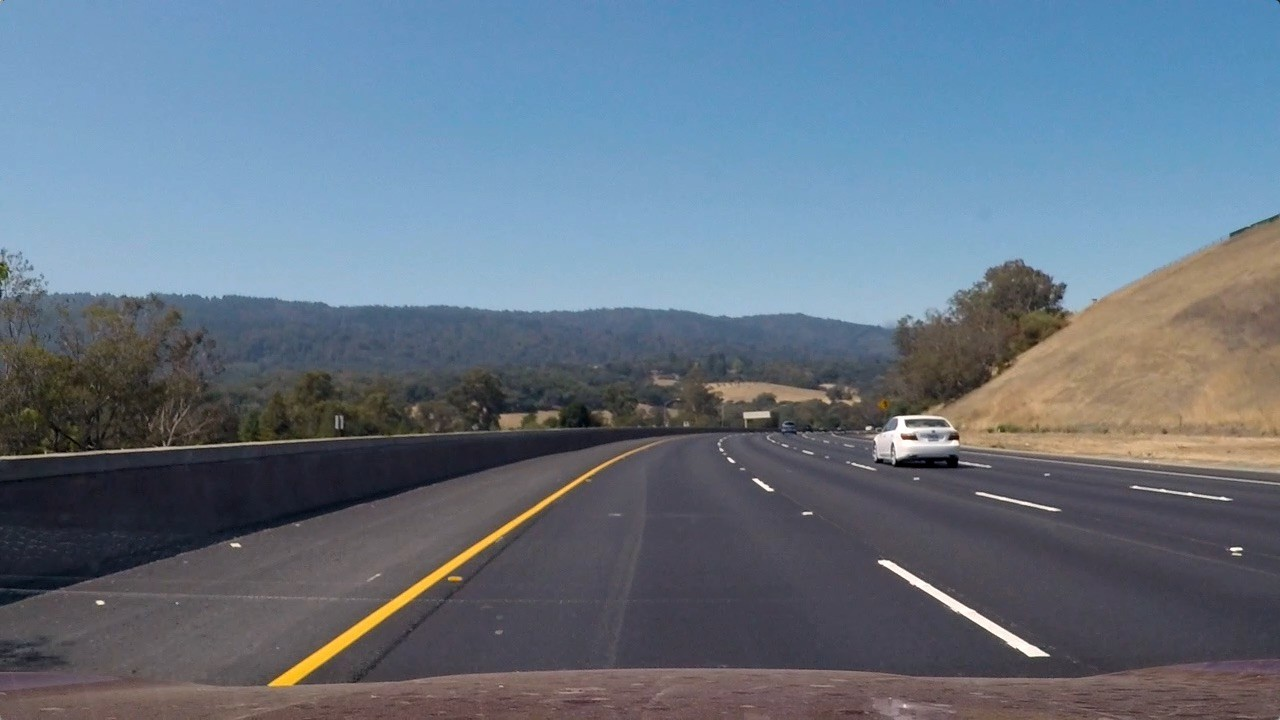
#> input picture lane finding/test_img.jpeg, 1280 x 720 px
$ jupyter execute --allow-errors laneFind.ipynb   (older library calls are emulated)
#> lines starting #> are read from the running program, lines starting #| are printed output that depends on the picture; after the words box and inside, x2 and y2 are one past the last pixel; in counts of white or black regions, pixels touching at a corner belong together
[cell 1]
import sys
#> (the rest of this cell did not finish here and is left out)

[cell 2]
import numpy as np
import cv2
import matplotlib.pyplot as plt
import matplotlib.image as mpimg
import glob

[cell 3]
image = cv2.imread('test_img.jpeg')
#> image is the input picture: shape (720, 1280, 3); mean B, G, R 130.6, 115.3, 101

[cell 4]
w = image.shape[1]
#> w = 1280

[cell 5]
# Points for the original image

src = np.float32([
    [225, 660],
    [590, 450],
    [695, 450],
    [1075, 660]
])
# Points for the new image
dst = np.float32([
    [400, 720],
    [400, 0],
    [w-400, 0],
    [w-400, 720]
])


def warper(img):

    # Compute and apply perpective transform
    img_size = (img.shape[1], img.shape[0])
#> img_size = (1280, 720)
    M = cv2.getPerspectiveTransform(src, dst)
    warped = cv2.warpPerspective(img, M, img_size, flags=cv2.INTER_NEAREST)  # keep same size as input image
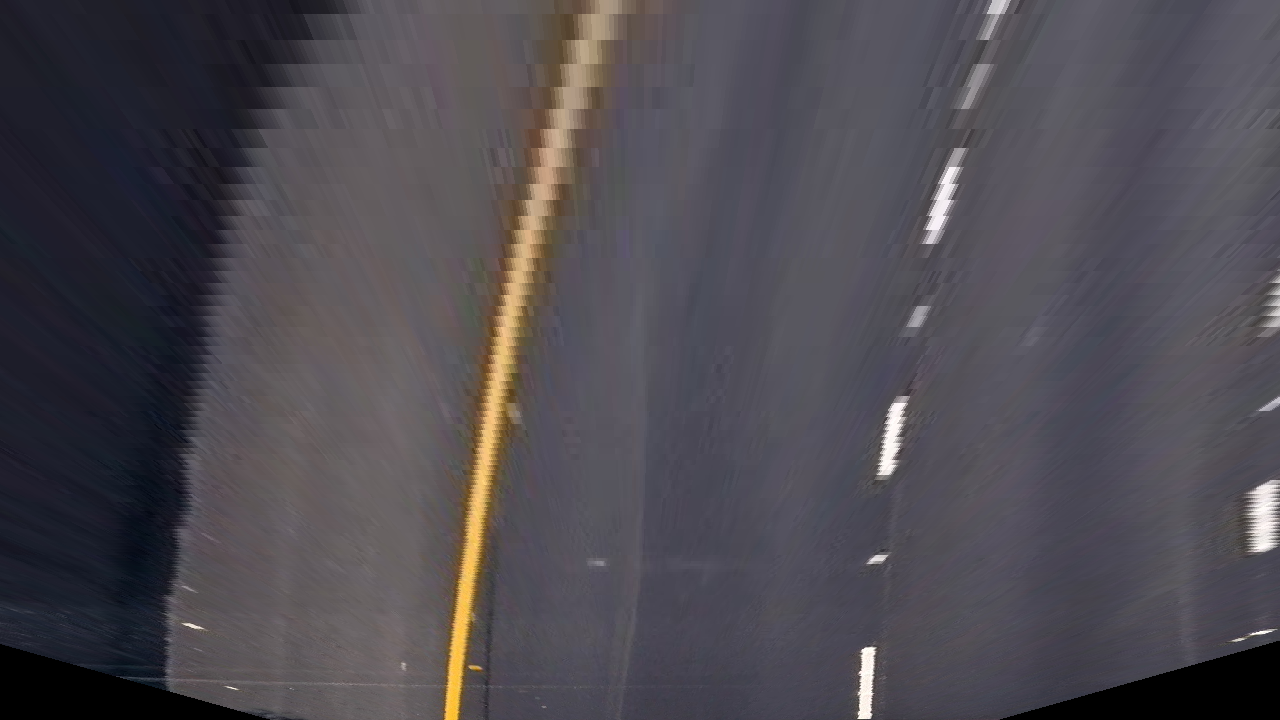
#> warped: shape (720, 1280, 3); mean B, G, R 81, 74.4, 77.9

    return warped

def unwarp(img):

    # Compute and apply inverse perpective transform
    img_size = (img.shape[1], img.shape[0])
#> img_size = (1280, 720)
    Minv = cv2.getPerspectiveTransform(dst, src)
    unwarped = cv2.warpPerspective(img, Minv, img_size, flags=cv2.INTER_NEAREST)

    return unwarped

[cell 6]
warped = warper(image)
plt.figure(figsize=(20,10))
plt.subplot(121),plt.imshow(warped)
plt.title('after')
plt.subplot(122),plt.imshow(image)
plt.title('before')

plt.show()

[cell 7]
unwarped = unwarp(warped)
plt.figure(figsize=(20,10))
plt.subplot(121),plt.imshow(unwarped)
plt.title('after')
plt.subplot(122),plt.imshow(warped)
plt.title('before')

plt.show()
#> figure, not shown here; B, G, R data is drawn as R, G, B

[cell 8]
def abs_sobel_thresh(image, orient='x', sobel_kernel=3, thresh=(0, 255)):
#> called with orient = 'x', sobel_kernel = 3, thresh = (20, 100)
    gray = cv2.cvtColor(image, cv2.COLOR_RGB2GRAY)
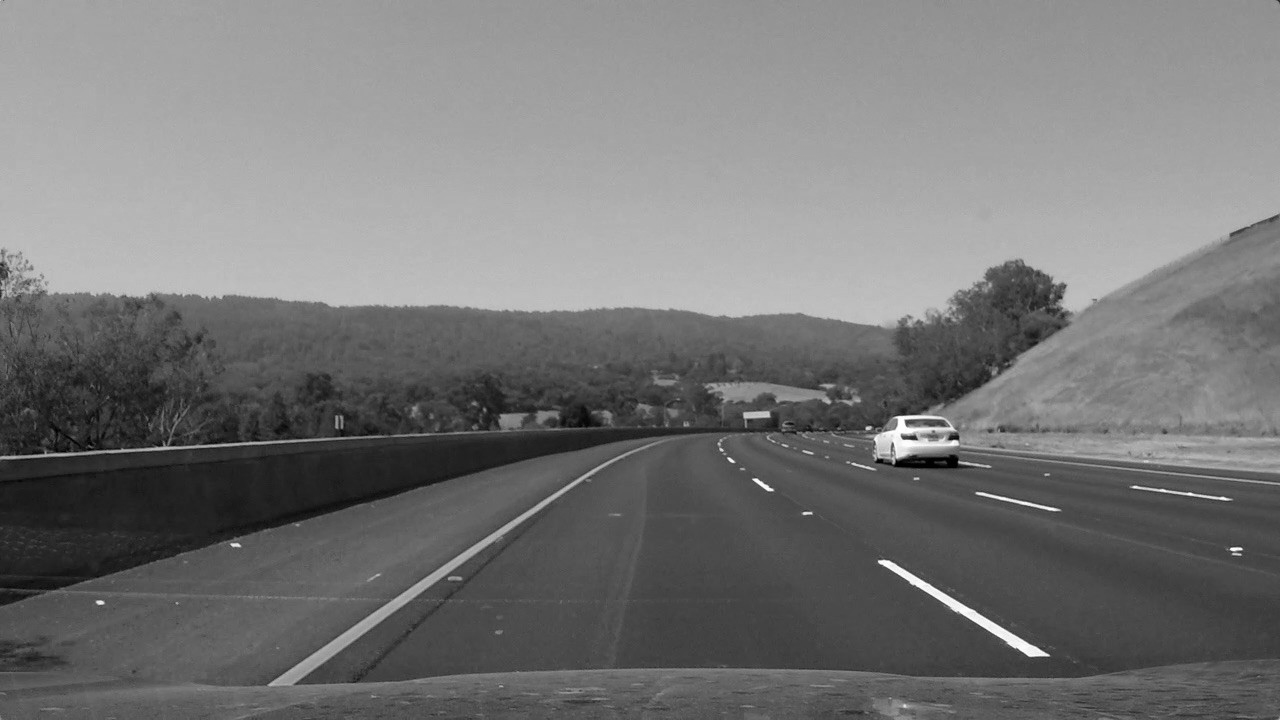
#> gray: shape (720, 1280); min 0, max 255, mean 118.3
    isX = True if orient == 'x' else False
    sobel = cv2.Sobel(gray, cv2.CV_64F, isX, not isX)
    abs_sobel = np.absolute(sobel)
    scaled_sobel = np.uint8(255*abs_sobel/np.max(abs_sobel))
    grad_binary = np.zeros_like(scaled_sobel)
    grad_binary[(scaled_sobel >= thresh[0]) & (scaled_sobel <= thresh[1])] = 1

    return grad_binary

# [22 lines left out: functions mag_thresh, dir_threshold, not called in this run]

def apply_thresholds(image, ksize=3):
    gradx = abs_sobel_thresh(image, orient='x', sobel_kernel=ksize, thresh=(20, 100))
    grady = abs_sobel_thresh(image, orient='y', sobel_kernel=ksize, thresh=(20, 100))
    mag_binary = mag_thresh(image, sobel_kernel=ksize, mag_thresh=(30, 100))
    dir_binary = dir_threshold(image, sobel_kernel=ksize, thresh=(0.7, 1.3))

    combined = np.zeros_like(dir_binary)
    combined[((gradx == 1) & (grady == 1)) | ((mag_binary == 1) & (dir_binary == 1))] = 1

    return combined

#> (a cell that did not finish here is left out)

[cell 10]
def select_white_yellow(image):
    hls = cv2.cvtColor(image, cv2.COLOR_BGR2HLS)
#> hls: shape (720, 1280, 3); mean of channels 0, 1, 2 94.8, 115.6, 62.2
    # white color mask
    lower = np.uint8([  0, 200,   0])
    upper = np.uint8([255, 255, 255])
    white_mask = cv2.inRange(hls, lower, upper)
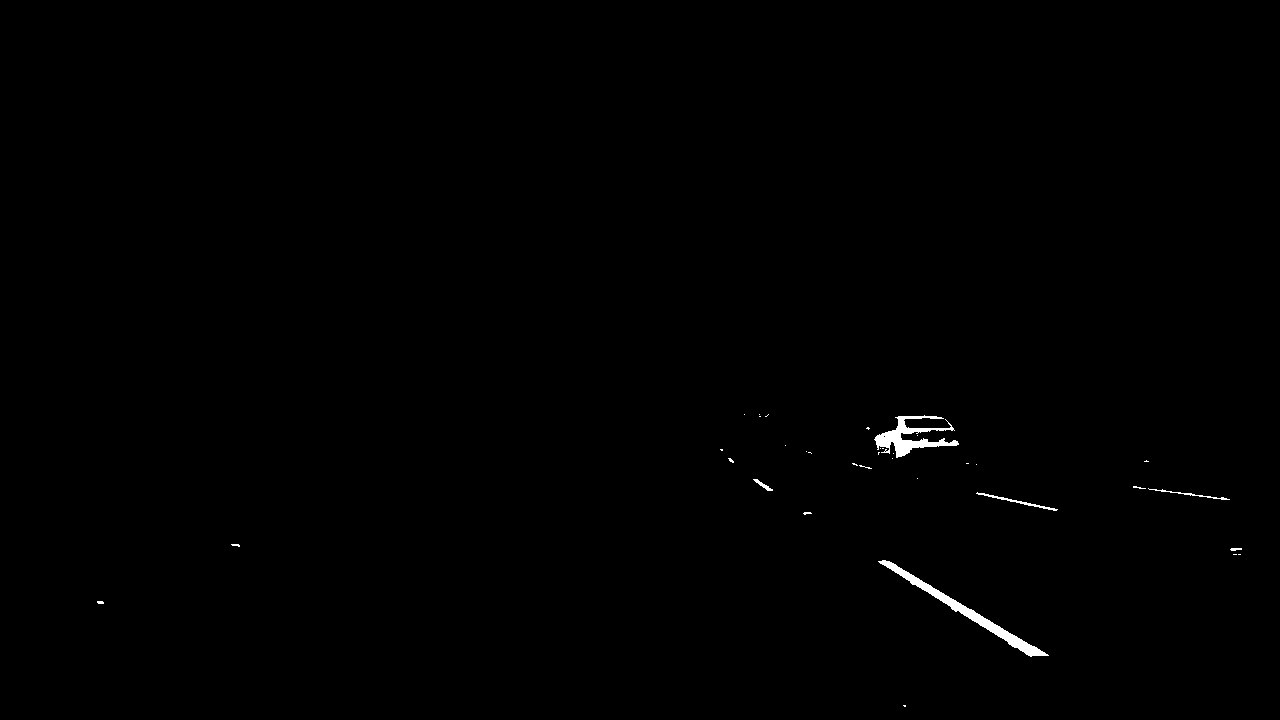
#> white_mask: shape (720, 1280); 0.38% white; 35 white regions (29 under 20 px), largest, box (x1, y1, x2, y2) and area: (878, 560, 1049, 657) 1569, (874, 415, 959, 458) 1301, (976, 492, 1058, 511) 191, (1148, 488, 1230, 500) 128, (753, 479, 773, 491) 71, (1230, 548, 1242, 551) 28
    # yellow color mask
    low_yellow = np.uint8([10, 0, 100])
    up_yellow = np.uint8([40, 255, 255])
    yellow_mask = cv2.inRange(hls, low_yellow, up_yellow)
#> yellow_mask: shape (720, 1280); 0.97% white; 202 white regions (175 under 20 px), largest, box (x1, y1, x2, y2) and area: (267, 461, 612, 688) 4882, (880, 561, 1045, 656) 1210, (1077, 439, 1203, 456) 742
    # combine the mask
    mask = cv2.bitwise_or(white_mask, yellow_mask)
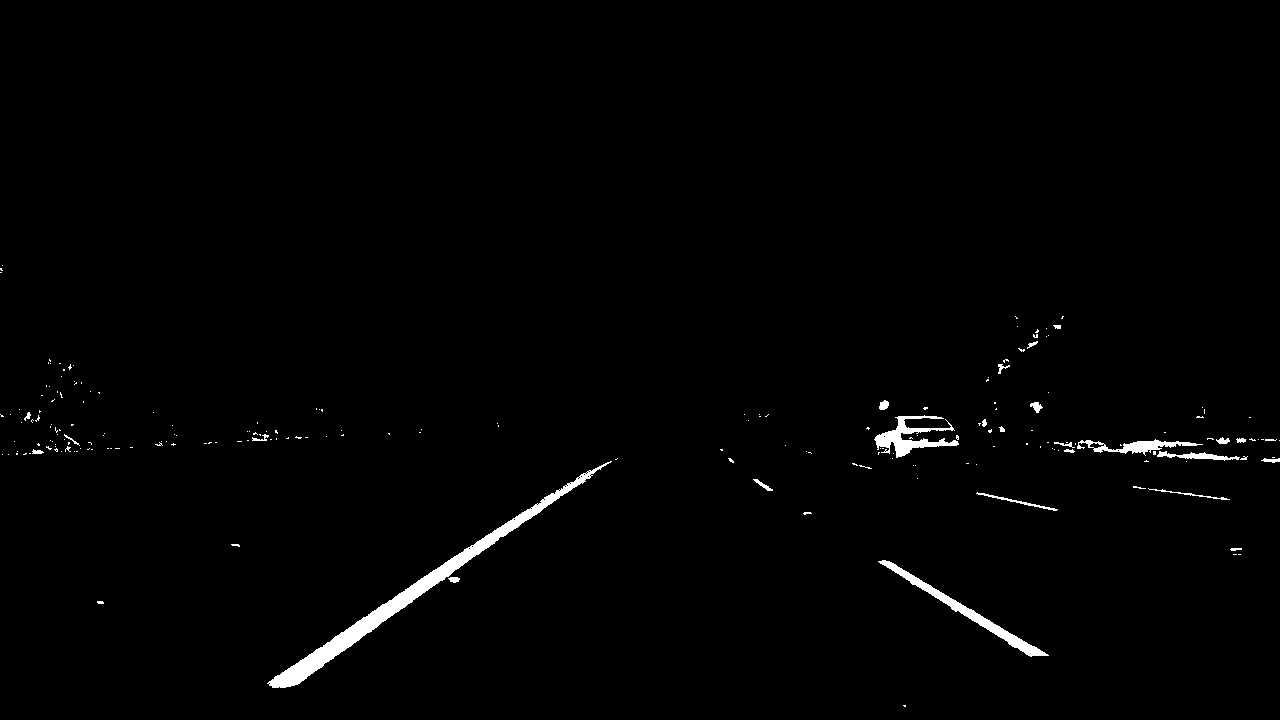
#> mask: shape (720, 1280); 1.2% white; 207 white regions (180 under 20 px), largest, box (x1, y1, x2, y2) and area: (267, 461, 612, 688) 4882, (878, 560, 1049, 657) 1569, (874, 415, 959, 458) 1301

    return mask

[cell 11]
mask = select_white_yellow(image)
plt.figure(figsize=(20,10))
plt.subplot(121),plt.imshow(mask)
plt.title('after')
plt.subplot(122),plt.imshow(image)
plt.title('before')

plt.show()
#> figure, not shown here; B, G, R data is drawn as R, G, B

[cell 12]
# [5 lines left out: function combine_threshold, not called in this run]

#> (a cell that did not finish here is left out)

plt.figure(figsize=(20,10))
plt.subplot(121),plt.imshow(result)
plt.title('after')
plt.subplot(122),plt.imshow(image)
plt.title('before')

plt.show()

#> (a cell that did not finish here is left out)

warped = warper(after_filter)
plt.figure(figsize=(20,10))
plt.subplot(121),plt.imshow(warped)
plt.title('after')
plt.subplot(122),plt.imshow(image)
plt.title('before')

plt.show()

[cell 15]
def get_histogram(binary_warped):
    #apply histogram to half of img
    histogram = np.sum(binary_warped[binary_warped.shape[0]//2:,:], axis=0)
#> histogram = 1280 rows, first 8: [12264, 8771, 8333], [12226, 8727, 8292], [12277, 8765, 8321], [12269, 8750, 8312], [12271, 8756, 8318], [12339, 8806, 8364], [12326, 8787, 8343], [12329, 8793, 8348]
    return histogram

[cell 16]
histogram = get_histogram(warped)
plt.plot(histogram)
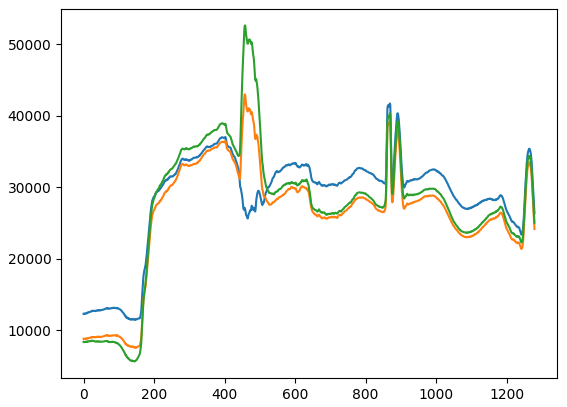
#> figure drawn by matplotlib, 1 panel; curve peaks at x = 869, y = 41702; curve peaks at x = 457, y = 42976; curve peaks at x = 458, y = 52621

[cell 17]
# Use it for get real values lecture:
ym_per_pix = 30/720 # meters per pixel in y dimension
# xm_per_pix = 3.7/700 # meters per pixel in x dimension

# ym_per_pix = 3.0/100 # meters per pixel in y dimension, lane line is 10 ft = 3 meters
xm_per_pix = 3.7/550 # meters per pixel in x dimension, lane width is 12 ft = 3.7 meters

def calc_line_fits(img):

    ### Settings
    # Choose the number of sliding windows (for these images, the height is 450)
    nwindows = 9
    # Set the width of the windows +/- margin
    margin = 100
    # Set minimum number of pixels found to recenter window
    minpix = 50

    # Take a histogram of the bottom half of the image
    histogram = np.sum(img[img.shape[0]//2:,:], axis=0)

    # Create an output image to draw on and  visualize the result
    out_img = np.dstack((img, img, img))*255
    # Find the peak of the left and right halves of the histogram
    # These will be the starting point for the left and right lines
    midpoint = np.int(histogram.shape[0]/2)
#> midpoint = 640
    leftx_base = np.argmax(histogram[:midpoint])
#> leftx_base = 1376
    rightx_base = np.argmax(histogram[midpoint:]) + midpoint
#> rightx_base = 1327

    # Set height of windows
    window_height = np.int(img.shape[0]/nwindows)
#> window_height = 80
    # Identify the x and y positions of all nonzero pixels in the image
    nonzero = img.nonzero()
    nonzeroy = np.array(nonzero[0])
    nonzerox = np.array(nonzero[1])
    # Current positions to be updated for each window
    leftx_current = leftx_base
#> leftx_current = 1376
    rightx_current = rightx_base
#> rightx_current = 1327
    # Create empty lists to receive left and right lane pixel indices
    left_lane_inds = []
    right_lane_inds = []

    # Step through the windows one by one
    for window in range(nwindows):
        # Identify window boundaries in x and y (and right and left)
        win_y_low = img.shape[0] - (window+1)*window_height
        win_y_high = img.shape[0] - window*window_height
        win_xleft_low = leftx_current - margin
        win_xleft_high = leftx_current + margin
        win_xright_low = rightx_current - margin
        win_xright_high = rightx_current + margin
        # Draw the windows on the visualization image
        cv2.rectangle(out_img,(win_xleft_low,win_y_low),(win_xleft_high,win_y_high),(0,255,0), 2)
        cv2.rectangle(out_img,(win_xright_low,win_y_low),(win_xright_high,win_y_high),(0,255,0), 2)
        # Identify the nonzero pixels in x and y within the window
        good_left_inds = ((nonzeroy >= win_y_low) & (nonzeroy < win_y_high) & (nonzerox >= win_xleft_low) & (nonzerox < win_xleft_high)).nonzero()[0]
        good_right_inds = ((nonzeroy >= win_y_low) & (nonzeroy < win_y_high) & (nonzerox >= win_xright_low) & (nonzerox < win_xright_high)).nonzero()[0]
        # Append these indices to the lists
        left_lane_inds.append(good_left_inds)
        right_lane_inds.append(good_right_inds)
        # If you found > minpix pixels, recenter next window on their mean position
        if len(good_left_inds) > minpix:
            leftx_current = np.int(np.mean(nonzerox[good_left_inds]))
        if len(good_right_inds) > minpix:
            rightx_current = np.int(np.mean(nonzerox[good_right_inds]))
#> this loop made 1 pass
#> (win_xleft_low, win_xleft_high, win_xright_low, win_xright_high) on pass 1: (1276, 1476, 1227, 1427)
#> after the loop, left_lane_inds = []; right_lane_inds = []

    # Concatenate the arrays of indices
    left_lane_inds = np.concatenate(left_lane_inds)
    right_lane_inds = np.concatenate(right_lane_inds)

    # Extract left and right line pixel positions
    leftx = nonzerox[left_lane_inds]
    lefty = nonzeroy[left_lane_inds]
    rightx = nonzerox[right_lane_inds]
    righty = nonzeroy[right_lane_inds]

    # Fit a second order polynomial to each
    left_fit = np.polyfit(lefty, leftx, 2)
    right_fit = np.polyfit(righty, rightx, 2)

    # Fit a second order polynomial to each
    left_fit_m = np.polyfit(lefty*ym_per_pix, leftx*xm_per_pix, 2)
    right_fit_m = np.polyfit(righty*ym_per_pix, rightx*xm_per_pix, 2)

    out_img[nonzeroy[left_lane_inds], nonzerox[left_lane_inds]] = [255, 0, 0]
    out_img[nonzeroy[right_lane_inds], nonzerox[right_lane_inds]] = [0, 0, 255]

    return left_fit, right_fit, left_fit_m, right_fit_m, out_img

#> (a cell that did not finish here is left out)

For make finding lanes we make this method

[cell 19]
# [57 lines left out: function calc_line_fits_from_prev, not called in this run]

# Calculation of distance and curve

[cell 20]
# [20 lines left out: functions calc_radius, calc_center_dist, not called in this run]

[cell 21]
img = cv2.imread('test_img.jpeg')
img_og = np.copy(img)

# Run this through our binary pipeline
#> (the rest of this cell did not finish here and is left out)
